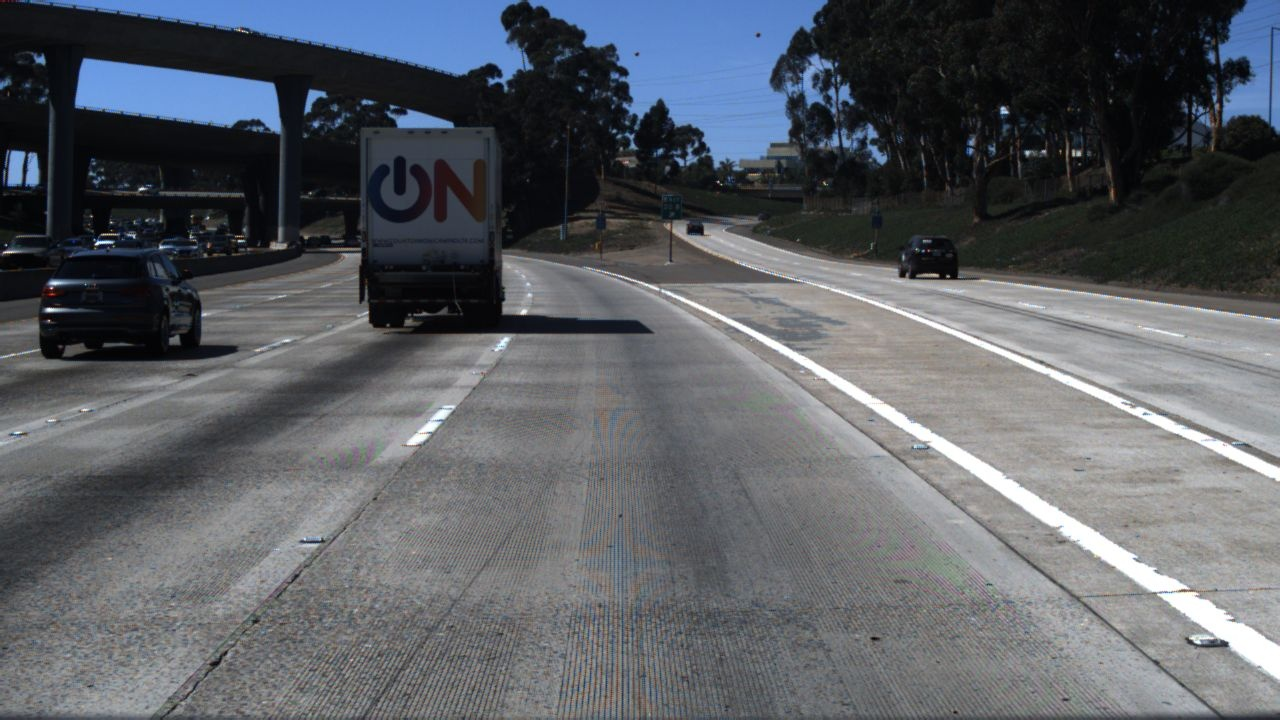
#> input picture 0.jpg, 1280 x 720 px
$ python warp_test.py
#> lines starting #> are read from the running program, lines starting #| are printed output that depends on the picture
### LaneNetToTrajectory.py
from concurrent.futures import process
import numpy as np
from scipy.interpolate import UnivariateSpline
import math
import cv2


class LaneProcessing():
    """Takes in LaneNet's raw output vectors and process then into left to right ordered lanes"""

    def __init__(self,image_width,image_height,max_lane_y=420,WARP_RADIUS=20,WP_TO_M_Coeff=[1,1]):
        self.image_width = image_width
        self.image_height = image_height
        self.max_lane_y = max_lane_y
        self.WARP_RADIUS = WARP_RADIUS
        self.M = np.empty(shape=(0,0))

        # Warped Pixel to Meter Conversion Coeff.
        self.WP_TO_M_Coeff = WP_TO_M_Coeff

    def process_next_lane(self, full_lane_pts):
        self.full_lane_pts = full_lane_pts
        self._full_lanes_transformation()
        self._ordering_lanes()

    def get_physical_fullpts(self):
        self._warp_full_lane_pts()
        self.physical_fullpts = []
        for lane in self.warped_fullpts:
            physical_lane = lane * self.WP_TO_M_Coeff
            self.physical_fullpts.append(physical_lane)
        return self.physical_fullpts

    def get_full_lane_pts(self):
        return self.full_lane_pts

    def _ordering_lanes(self):
        if not self.full_lane_pts:
            return

        max_y_pts = []
        min_y_pts = []
        min_y_VAL = []

        for lane in self.full_lane_pts:
            max_y_pts.append(lane[np.argmax(lane[:,1])])
            min_y_pts.append(lane[np.argmin(lane[:,1])])
            min_y_VAL.append(lane[np.argmin(lane[:,1]),1])

        max_y_pts = np.array(max_y_pts)
        min_y_pts = np.array(min_y_pts)
        maxmin_y_val = max(min_y_VAL)

        slopes = (max_y_pts[:,1]-min_y_pts[:,1])/(max_y_pts[:,0]-min_y_pts[:,0])
        intercepts = min_y_pts[:,1] - slopes*min_y_pts[:,0]
        order_x_values = (maxmin_y_val - intercepts)/slopes

        lane_ordering = []
        for i in range(len(order_x_values)):
            lane_ordering.append((order_x_values[i],self.full_lane_pts[i]))
        dtype = [("x_values",float),("lane_pts",list)]
        lane_ordering = np.array(lane_ordering,dtype=dtype)
        lane_ordering = np.sort(lane_ordering, order="x_values")

        ordered_lane_pts = []
        for _,lane_pts in lane_ordering:
            ordered_lane_pts.append(lane_pts)

        self.full_lane_pts = ordered_lane_pts

    def _full_lanes_transformation(self):
        for array in self.full_lane_pts:
            if array.size == 0:
                del array
        for i in range(len(self.full_lane_pts)):
            self.full_lane_pts[i] = ([0,self.image_height] - self.full_lane_pts[i]) * [-1,1]
            idx = np.argsort(self.full_lane_pts[i], axis=0)
            self.full_lane_pts[i][:,0] = np.take_along_axis(self.full_lane_pts[i][:,0], idx[:,1], axis=0)
            self.full_lane_pts[i][:,1] = np.take_along_axis(self.full_lane_pts[i][:,1], idx[:,1], axis=0)

    def auto_warp_radius_calibration(self,FRAME_BOTTOM_PHYSICAL_WIDTH=None):
        """
        Auto calibrates the warp radius given lane lines of straight line lanes.
        FRAME_BOTTOM_PHYSICAL_WIDTH given in meters.
        """
        if len(self.full_lane_pts) >= 2:

            Y_MAX_CUTOFF = self.max_lane_y
            X_MAX_CUTOFF = self.image_width
            src = np.float32([[0, 0], [X_MAX_CUTOFF, 0], [0, Y_MAX_CUTOFF], [X_MAX_CUTOFF, Y_MAX_CUTOFF]])
            self.WARP_RADIUS = X_MAX_CUTOFF/20
            warp_r_temp = self.WARP_RADIUS

            error = float('inf')
            while abs(error) > 2:
                self.WARP_RADIUS = warp_r_temp
                dst = np.float32([[X_MAX_CUTOFF/2 - self.WARP_RADIUS, 0], [X_MAX_CUTOFF/2 + self.WARP_RADIUS, 0], [0, Y_MAX_CUTOFF], [X_MAX_CUTOFF, Y_MAX_CUTOFF]])
                self.M = np.array(cv2.getPerspectiveTransform(src, dst))

                self._warp_full_lane_pts()
                pt1 = self.warped_fullpts[0][0]
                pt2 = self.warped_fullpts[0][-1]
                pt3 = self.warped_fullpts[1][0]
                pt4 = self.warped_fullpts[1][-1]
                line1 = np.poly1d(np.polyfit([pt1[1],pt2[1]],[pt1[0],pt2[0]],deg=1))
                line2 = np.poly1d(np.polyfit([pt3[1],pt4[1]],[pt3[0],pt4[0]],deg=1))
                error = abs(line2(self.max_lane_y)-line1(self.max_lane_y)) - abs(line2(0)-line1(0))
                warp_r_temp += error/6.0

            if FRAME_BOTTOM_PHYSICAL_WIDTH:
                self.WP_TO_M_Coeff[0] = FRAME_BOTTOM_PHYSICAL_WIDTH/(self.WARP_RADIUS*2)

        else:
            raise

    def y_dist_calibration_tool(self, cv_frame):
        '''
        Mark points on the screen parallel to car that are 1 meter in distance in the physical world.
        Alert: Do auto_warp_radius_calibration before y_dist_calibration_tool to get the correct warp radius.
        '''

        double_point = []

        # [20 lines left out: functions click_event, process_pts, not called in this run]

        cv2.imshow('y_calibration_tool', cv_frame)
        cv2.setMouseCallback('y_calibration_tool', click_event)
        cv2.waitKey(0)
        cv2.destroyAllWindows()

    def _warp_full_lane_pts(self):
        appended_lane = []
        for lane in self.full_lane_pts:
            lane = np.append(lane,np.ones([len(lane),1]),1)
            appended_lane.append(lane)

        if self.M.size == 0:
            Y_MAX_CUTOFF = self.max_lane_y
            X_MAX_CUTOFF = self.image_width
            src = np.float32([[0, 0], [X_MAX_CUTOFF, 0], [0, Y_MAX_CUTOFF], [X_MAX_CUTOFF, Y_MAX_CUTOFF]])
            dst = np.float32([[X_MAX_CUTOFF/2 - self.WARP_RADIUS, 0], [X_MAX_CUTOFF/2 + self.WARP_RADIUS, 0], [0, Y_MAX_CUTOFF], [X_MAX_CUTOFF, Y_MAX_CUTOFF]])
            self.M = np.array(cv2.getPerspectiveTransform(src, dst))

        self.warped_fullpts = []
        for lane in appended_lane:
            warped_lane = []
            for pt in lane:
                f = self.M.dot(pt.reshape(3,1)).reshape(3,)
                warped_lane.append([f[0]/f[2], f[1]/f[2]])
            self.warped_fullpts.append(np.array(warped_lane))

    def get_wp_to_m_coeff(self):
        return self.WP_TO_M_Coeff


class DualLanesToTrajectory():
    """Takes two x by 2 shaped lane line point vector arrays and outputs estimated centerlines."""

    def __init__(self,lane_left_pts,lane_right_pts,N_centerpts=10):
        self.lane_pts = [lane_left_pts,lane_right_pts]
        self.tot_dist = []
        self.seg_cum_dists = []
        self.seg_vectors = []
        self.matching_pts = []
        self.centerpoints = []

        self.N_centerpts = N_centerpts
        self.result_status = True

        self._update_centerpoints()


    def _pre_processing_lane_pts(self):
        for i in range(len(self.lane_pts)):
            lane_side_pts = self.lane_pts[i]
            if lane_side_pts.size <= 1:
                self.result_status = False
                return None
            else:
                self.result_status = True

            if lane_side_pts[0,1] >= 0:
                extrapo_vector = lane_side_pts[1] - lane_side_pts[0]
                new_pt_x = lane_side_pts[0,0] + (lane_side_pts[0,1] * -1.0 * extrapo_vector[0] / extrapo_vector[1])
                self.lane_pts[i] = np.insert(lane_side_pts, 0, np.array([new_pt_x, 0]), axis=0)
            else:
                self.lane_pts[i] = lane_side_pts


    def _cal_segment_param(self):
        for lane_side_pts in self.lane_pts:
            total_distance = 0
            segment_cumulative_distances = []
            segment_vectors = []
            for i in range(len(lane_side_pts)):
                if i==0: continue
                seg_dist = math.sqrt((lane_side_pts[i][0] - lane_side_pts[i-1][0])**2 + (lane_side_pts[i][1] - lane_side_pts[i-1][1])**2)
                segment_cumulative_distances.append(total_distance)
                segment_vectors.append(lane_side_pts[i]-lane_side_pts[i-1])
                total_distance += seg_dist
            self.tot_dist.append(total_distance)
            self.seg_cum_dists.append(np.array(segment_cumulative_distances))
            self.seg_vectors.append(np.array(segment_vectors))


    def _cal_centerpts_pairs(self):
        for i in range(len(self.lane_pts)):
            total_distance = self.tot_dist[i]
            segment_cumulative_distances = self.seg_cum_dists[i]
            segment_vectors = self.seg_vectors[i]
            lane_pts = self.lane_pts[i]
            wedge_dists = np.linspace(1, total_distance, self.N_centerpts, endpoint=True)
            starting_pts_index = np.searchsorted(segment_cumulative_distances,wedge_dists, side="left") - 1
            lacking_dists = wedge_dists-np.take(segment_cumulative_distances, starting_pts_index)
            matching_pts = []
            i = 0
            for idx in starting_pts_index:
                theta = math.atan(segment_vectors[idx][1]/segment_vectors[idx][0] if segment_vectors[idx][0] != 0 else 0)
                x,y = 0,0
                if theta > 0:
                    x = lacking_dists[i] * math.cos(theta) + lane_pts[idx][0]
                    y = lacking_dists[i] * math.sin(theta) + lane_pts[idx][1]
                else:
                    x = -1 * lacking_dists[i] * math.cos(theta) + lane_pts[idx][0]
                    y = -1 * lacking_dists[i] * math.sin(theta) + lane_pts[idx][1]
                matching_pts.append([x,y])
                i += 1

            self.matching_pts.append(np.array(matching_pts))


    def _cal_centerpts(self):
        left_pts = self.matching_pts[0]
        right_pts = self.matching_pts[1]
        self.centerpoints = (left_pts[:,0]+right_pts[:,0])/2 , (left_pts[:,1]+right_pts[:,1])/2


    def update_input(self,lane_left_pts,lane_right_pts):
        self.lane_pts = [np.array(lane_left_pts),np.array(lane_right_pts)]
        self._update_centerpoints()


    def _update_centerpoints(self):
        self._pre_processing_lane_pts()
        if self.result_status:
            self._cal_segment_param()
            self._cal_centerpts_pairs()
            self._cal_centerpts()

    def get_centerpoints(self):
        return self.centerpoints

    def get_matching_points(self):
        return self.matching_pts

    def get_spline(self):
        x_center, y_center = self.centerpoints
        return np.poly1d(np.polyfit(y_center, x_center, deg=2))

### warp_test.py
import numpy as np
import matplotlib.pyplot as plt
from LaneNetToTrajectory import LaneProcessing, DualLanesToTrajectory
import cv2

full_lanenet_output = [np.array([[482, 248],
       [500, 261],
       [507, 271],
       [510, 278],
       [514, 288],
       [516, 301],
       [514, 311],
       [511, 323],
       [510, 329],
       [498, 346],
       [494, 356],
       [493, 357],
       [487, 371],
       [471, 387],
       [467, 391],
       [463, 396],
       [441, 419],
       [433, 426],
       [425, 435],
       [415, 446],
       [404, 457],
       [391, 470],
       [368, 486],
       [385, 476],
       [360, 493],
       [341, 512],
       [351, 502],
       [325, 524],
       [294, 549],
       [304, 539],
       [277, 566],
       [287, 556],
       [246, 587],
       [262, 577],
       [216, 613],
       [227, 603],
       [171, 644],
       [187, 634],
       [203, 624],
       [143, 670],
       [154, 660],
       [165, 650],
       [ 95, 703],
       [111, 693],
       [126, 683]]), np.array([[ 535,  249],
       [ 576,  262],
       [ 602,  270],
       [ 632,  282],
       [ 656,  291],
       [ 688,  304],
       [ 708,  313],
       [ 731,  324],
       [ 740,  330],
       [ 773,  346],
       [ 791,  355],
       [ 809,  366],
       [ 811,  367],
       [ 838,  381],
       [ 864,  399],
       [ 871,  403],
       [ 879,  409],
       [ 889,  415],
       [ 928,  441],
       [ 942,  451],
       [ 959,  462],
       [ 977,  475],
       [ 962,  464],
       [ 983,  478],
       [1006,  494],
       [1032,  512],
       [1017,  502],
       [1044,  522],
       [1071,  545],
       [1056,  535],
       [1093,  560],
       [1078,  550],
       [1119,  579],
       [1105,  568],
       [1145,  601],
       [1136,  591],
       [1179,  628],
       [1164,  618]]), np.array([[ 681,  249],
       [ 718,  258],
       [ 765,  271],
       [ 804,  283],
       [ 836,  292],
       [ 856,  299],
       [ 881,  308],
       [ 912,  319],
       [ 949,  333],
       [ 967,  340],
       [ 989,  349],
       [1014,  360],
       [1045,  373],
       [1081,  388],
       [1090,  392],
       [1100,  396],
       [1150,  417],
       [1163,  425],
       [1179,  433],
       [1200,  442],
       [1225,  453],
       [1248,  465],
       [1276,  479]]), np.array([[451, 250],
       [451, 260],
       [443, 269],
       [424, 283],
       [418, 288],
       [392, 302],
       [368, 313],
       [353, 318],
       [314, 334],
       [291, 343],
       [261, 354],
       [223, 367],
       [215, 369],
       [162, 387],
       [147, 391],
       [128, 397],
       [ 45, 422]]), np.array([[499, 251],
       [445, 260],
       [378, 272],
       [324, 283],
       [291, 290],
       [251, 299],
       [206, 310],
       [155, 323],
       [127, 330],
       [ 97, 339],
       [ 61, 349],
       [ 21, 361]])]


# , np.array([[640-16.68,720],
#        [0, 720-485],
#        [1280, 720-485],
#        [640+16.68, 720]])

import time

t1 = time.time()

image_width = 1280.0
image_height = 720.0

lp = LaneProcessing(image_width,image_height,max_lane_y=480,WARP_RADIUS=20)
lp.process_next_lane(full_lanenet_output)
full_lane_pts = lp.get_full_lane_pts()


plt.subplot(211)
for lane in full_lane_pts:
    plt.scatter(lane[:,0],lane[:,1])

lp.auto_warp_radius_calibration(FRAME_BOTTOM_PHYSICAL_WIDTH=4.0)

img = cv2.imread('0.jpg')
#> img is the input picture: shape (720, 1280, 3); mean B, G, R 101, 95, 91.2
lp.y_dist_calibration_tool(img)
print(lp.get_wp_to_m_coeff())

plt.subplot(212)
physical_fullpts = lp.get_physical_fullpts()
# physical_fullpts = lp.warped_fullpts

print(f"Warp done in {time.time()-t1} seconds.")

for lane in physical_fullpts:
    plt.scatter(lane[:,0],lane[:,1])

trajectories = []
centerpoints = []
for i in range(len(physical_fullpts)):
    if not i: continue
    traj = DualLanesToTrajectory(physical_fullpts[i-1],physical_fullpts[i],N_centerpts=20)
    trajectories.append(traj)
    centerpoints.append(traj.get_centerpoints())

for i in range(len(physical_fullpts)):
    if i == len(physical_fullpts)-1: continue
    plt.scatter(centerpoints[i][0],centerpoints[i][1])

plt.show()
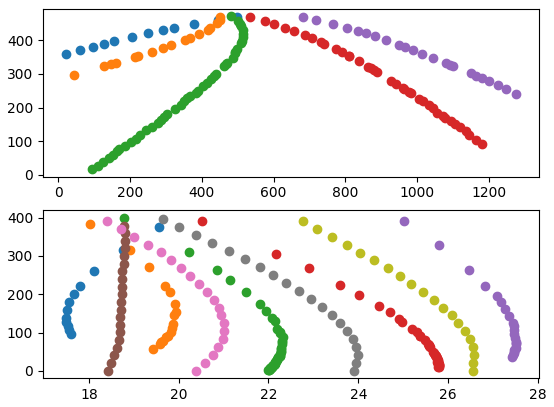
#> figure drawn by matplotlib, 2 panels


import sys
np.set_printoptions(threshold=sys.maxsize)
print(centerpoints)
